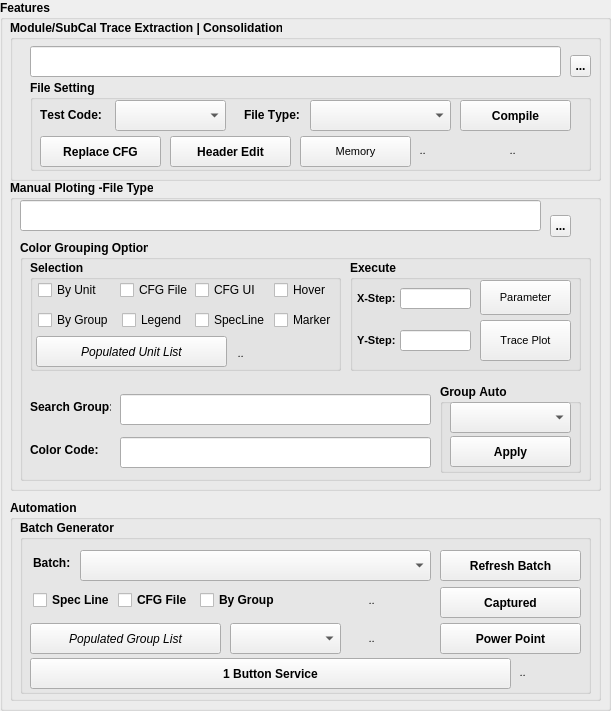
     <widget class="QGroupBox" name="ModuleCover_groupBox">
      <property name="geometry">
       <rect>
        <x>360</x>
        <y>10</y>
        <width>611</width>
        <height>711</height>
       </rect>
      </property>
      <property name="font">
       <font>
        <bold>true</bold>
        <kerning>true</kerning>
       </font>
      </property>
      <property name="title">
       <string>Features</string>
      </property>
      <widget class="QGroupBox" name="Module_groupBox">
       <property name="geometry">
        <rect>
         <x>10</x>
         <y>20</y>
         <width>591</width>
         <height>161</height>
        </rect>
       </property>
       <property name="font">
        <font>
         <bold>true</bold>
         <kerning>true</kerning>
        </font>
       </property>
       <property name="title">
        <string>Module/SubCal Trace Extraction | Consolidation</string>
       </property>
       <widget class="QLineEdit" name="ZipDir_lineEdit">
        <property name="geometry">
         <rect>
          <x>20</x>
          <y>26</y>
          <width>531</width>
          <height>31</height>
         </rect>
        </property>
        <property name="font">
         <font>
          <bold>true</bold>
          <kerning>true</kerning>
         </font>
        </property>
       </widget>
       <widget class="QToolButton" name="Extract_toolButton">
        <property name="geometry">
         <rect>
          <x>560</x>
          <y>35</y>
          <width>21</width>
          <height>22</height>
         </rect>
        </property>
        <property name="font">
         <font>
          <pointsize>9</pointsize>
          <bold>true</bold>
          <kerning>true</kerning>
         </font>
        </property>
        <property name="text">
         <string>...</string>
        </property>
       </widget>
       <widget class="QGroupBox" name="FileType_groupBox">
        <property name="geometry">
         <rect>
          <x>20</x>
          <y>60</y>
          <width>561</width>
          <height>91</height>
         </rect>
        </property>
        <property name="font">
         <font>
          <bold>true</bold>
          <kerning>false</kerning>
         </font>
        </property>
        <property name="title">
         <string>File Setting</string>
        </property>
        <widget class="QComboBox" name="fileType_comboBox">
         <property name="geometry">
          <rect>
           <x>280</x>
           <y>20</y>
           <width>141</width>
           <height>31</height>
          </rect>
         </property>
         <property name="font">
          <font>
           <bold>false</bold>
           <kerning>false</kerning>
          </font>
         </property>
        </widget>
        <widget class="QPushButton" name="compileButton">
         <property name="geometry">
          <rect>
           <x>430</x>
           <y>20</y>
           <width>111</width>
           <height>31</height>
          </rect>
         </property>
         <property name="autoFillBackground">
          <bool>false</bool>
         </property>
         <property name="text">
          <string>Compile</string>
         </property>
        </widget>
        <widget class="QPushButton" name="button_ReplaceCFG">
         <property name="geometry">
          <rect>
           <x>10</x>
           <y>56</y>
           <width>121</width>
           <height>31</height>
          </rect>
         </property>
         <property name="autoFillBackground">
          <bool>false</bool>
         </property>
         <property name="text">
          <string>Replace CFG</string>
         </property>
        </widget>
        <widget class="QLabel" name="Overwrite_Link">
         <property name="geometry">
          <rect>
           <x>390</x>
           <y>60</y>
           <width>81</width>
           <height>20</height>
          </rect>
         </property>
         <property name="font">
          <font>
           <pointsize>8</pointsize>
           <italic>true</italic>
           <bold>false</bold>
           <kerning>true</kerning>
          </font>
         </property>
         <property name="text">
          <string>..</string>
         </property>
        </widget>
        <widget class="QComboBox" name="TPType_comboBox">
         <property name="geometry">
          <rect>
           <x>85</x>
           <y>20</y>
           <width>111</width>
           <height>31</height>
          </rect>
         </property>
         <property name="font">
          <font>
           <bold>false</bold>
           <kerning>false</kerning>
          </font>
         </property>
        </widget>
        <widget class="QLabel" name="TestCode">
         <property name="geometry">
          <rect>
           <x>10</x>
           <y>24</y>
           <width>61</width>
           <height>21</height>
          </rect>
         </property>
         <property name="font">
          <font>
           <bold>true</bold>
           <kerning>false</kerning>
          </font>
         </property>
         <property name="text">
          <string>Test Code:</string>
         </property>
        </widget>
        <widget class="QLabel" name="FileType">
         <property name="geometry">
          <rect>
           <x>214</x>
           <y>24</y>
           <width>61</width>
           <height>21</height>
          </rect>
         </property>
         <property name="font">
          <font>
           <bold>true</bold>
           <kerning>false</kerning>
          </font>
         </property>
         <property name="text">
          <string>File Type:</string>
         </property>
        </widget>
        <widget class="QLabel" name="dataset_Link">
         <property name="geometry">
          <rect>
           <x>480</x>
           <y>60</y>
           <width>71</width>
           <height>20</height>
          </rect>
         </property>
         <property name="font">
          <font>
           <pointsize>8</pointsize>
           <italic>true</italic>
           <bold>false</bold>
           <kerning>true</kerning>
          </font>
         </property>
         <property name="text">
          <string>..</string>
         </property>
        </widget>
        <widget class="QPushButton" name="button_HeaderEdit">
         <property name="geometry">
          <rect>
           <x>140</x>
           <y>56</y>
           <width>121</width>
           <height>31</height>
          </rect>
         </property>
         <property name="autoFillBackground">
          <bool>false</bool>
         </property>
         <property name="text">
          <string>Header Edit</string>
         </property>
        </widget>
        <widget class="QPushButton" name="RefreshMemory_Button">
         <property name="geometry">
          <rect>
           <x>270</x>
           <y>56</y>
           <width>111</width>
           <height>31</height>
          </rect>
         </property>
         <property name="font">
          <font>
           <pointsize>8</pointsize>
           <bold>false</bold>
           <kerning>false</kerning>
          </font>
         </property>
         <property name="cursor">
          <cursorShape>ArrowCursor</cursorShape>
         </property>
         <property name="text">
          <string>Memory</string>
         </property>
         <property name="flat">
          <bool>false</bool>
         </property>
        </widget>
       </widget>
      </widget>
      <widget class="QGroupBox" name="ManualPloting_groupBox">
       <property name="geometry">
        <rect>
         <x>10</x>
         <y>180</y>
         <width>591</width>
         <height>311</height>
        </rect>
       </property>
       <property name="font">
        <font>
         <bold>true</bold>
         <kerning>true</kerning>
        </font>
       </property>
       <property name="title">
        <string>Manual Ploting -File Type</string>
       </property>
       <widget class="QLineEdit" name="Manual_lineEdit">
        <property name="geometry">
         <rect>
          <x>10</x>
          <y>20</y>
          <width>521</width>
          <height>31</height>
         </rect>
        </property>
        <property name="font">
         <font>
          <bold>true</bold>
          <kerning>true</kerning>
         </font>
        </property>
       </widget>
       <widget class="QToolButton" name="Plot_toolButton">
        <property name="geometry">
         <rect>
          <x>540</x>
          <y>35</y>
          <width>21</width>
          <height>22</height>
         </rect>
        </property>
        <property name="font">
         <font>
          <bold>true</bold>
          <kerning>true</kerning>
         </font>
        </property>
        <property name="text">
         <string>...</string>
        </property>
       </widget>
       <widget class="QGroupBox" name="ColorGroupOption_groupBox">
        <property name="geometry">
         <rect>
          <x>10</x>
          <y>60</y>
          <width>571</width>
          <height>241</height>
         </rect>
        </property>
        <property name="font">
         <font>
          <bold>true</bold>
          <kerning>false</kerning>
         </font>
        </property>
        <property name="title">
         <string>Color Grouping Option</string>
        </property>
        <widget class="QLineEdit" name="SearchRegex_lineEdit">
         <property name="geometry">
          <rect>
           <x>100</x>
           <y>154</y>
           <width>311</width>
           <height>31</height>
          </rect>
         </property>
        </widget>
        <widget class="QLabel" name="label">
         <property name="geometry">
          <rect>
           <x>10</x>
           <y>156</y>
           <width>81</width>
           <height>21</height>
          </rect>
         </property>
         <property name="font">
          <font>
           <bold>true</bold>
           <kerning>false</kerning>
          </font>
         </property>
         <property name="text">
          <string>Search Group:</string>
         </property>
        </widget>
        <widget class="QLineEdit" name="ColorCode_lineEdit">
         <property name="geometry">
          <rect>
           <x>100</x>
           <y>197</y>
           <width>311</width>
           <height>31</height>
          </rect>
         </property>
         <property name="text">
          <string/>
         </property>
        </widget>
        <widget class="QLabel" name="label_2">
         <property name="geometry">
          <rect>
           <x>10</x>
           <y>199</y>
           <width>81</width>
           <height>21</height>
          </rect>
         </property>
         <property name="font">
          <font>
           <bold>true</bold>
           <kerning>false</kerning>
          </font>
         </property>
         <property name="text">
          <string>Color Code:</string>
         </property>
        </widget>
        <widget class="QGroupBox" name="Execute_groupBox">
         <property name="geometry">
          <rect>
           <x>330</x>
           <y>20</y>
           <width>231</width>
           <height>111</height>
          </rect>
         </property>
         <property name="font">
          <font>
           <bold>true</bold>
           <kerning>false</kerning>
          </font>
         </property>
         <property name="title">
          <string>Execute</string>
         </property>
         <widget class="QPushButton" name="plotButton">
          <property name="geometry">
           <rect>
            <x>130</x>
            <y>60</y>
            <width>91</width>
            <height>41</height>
           </rect>
          </property>
          <property name="font">
           <font>
            <pointsize>8</pointsize>
            <bold>false</bold>
            <kerning>false</kerning>
           </font>
          </property>
          <property name="text">
           <string>Trace Plot</string>
          </property>
         </widget>
         <widget class="QPushButton" name="LoadButton">
          <property name="geometry">
           <rect>
            <x>130</x>
            <y>20</y>
            <width>91</width>
            <height>35</height>
           </rect>
          </property>
          <property name="font">
           <font>
            <pointsize>8</pointsize>
            <bold>false</bold>
            <kerning>false</kerning>
           </font>
          </property>
          <property name="cursor">
           <cursorShape>ArrowCursor</cursorShape>
          </property>
          <property name="text">
           <string>Parameter</string>
          </property>
          <property name="flat">
           <bool>false</bool>
          </property>
         </widget>
         <widget class="QLabel" name="XStep">
          <property name="geometry">
           <rect>
            <x>7</x>
            <y>28</y>
            <width>41</width>
            <height>21</height>
           </rect>
          </property>
          <property name="font">
           <font>
            <pointsize>8</pointsize>
            <bold>true</bold>
            <kerning>false</kerning>
           </font>
          </property>
          <property name="text">
           <string>X-Step:</string>
          </property>
         </widget>
         <widget class="QLabel" name="YStep">
          <property name="geometry">
           <rect>
            <x>7</x>
            <y>70</y>
            <width>41</width>
            <height>21</height>
           </rect>
          </property>
          <property name="font">
           <font>
            <pointsize>8</pointsize>
            <bold>true</bold>
            <kerning>false</kerning>
           </font>
          </property>
          <property name="text">
           <string>Y-Step:</string>
          </property>
         </widget>
         <widget class="QLineEdit" name="XsteplineEdit">
          <property name="geometry">
           <rect>
            <x>50</x>
            <y>28</y>
            <width>71</width>
            <height>21</height>
           </rect>
          </property>
          <property name="font">
           <font>
            <bold>true</bold>
            <kerning>true</kerning>
           </font>
          </property>
         </widget>
         <widget class="QLineEdit" name="YsteplineEdit">
          <property name="geometry">
           <rect>
            <x>50</x>
            <y>70</y>
            <width>71</width>
            <height>21</height>
           </rect>
          </property>
          <property name="font">
           <font>
            <bold>true</bold>
            <kerning>true</kerning>
           </font>
          </property>
         </widget>
        </widget>
        <widget class="QListView" name="listView">
         <property name="geometry">
          <rect>
           <x>-360</x>
           <y>-160</y>
           <width>301</width>
           <height>581</height>
          </rect>
         </property>
        </widget>
        <widget class="QGroupBox" name="Selection_groupBox">
         <property name="geometry">
          <rect>
           <x>10</x>
           <y>20</y>
           <width>311</width>
           <height>111</height>
          </rect>
         </property>
         <property name="font">
          <font>
           <bold>true</bold>
           <kerning>false</kerning>
          </font>
         </property>
         <property name="contextMenuPolicy">
          <enum>Qt::ContextMenuPolicy::DefaultContextMenu</enum>
         </property>
         <property name="title">
          <string>Selection</string>
         </property>
         <widget class="QCheckBox" name="cfgFile_checkBox">
          <property name="geometry">
           <rect>
            <x>90</x>
            <y>20</y>
            <width>71</width>
            <height>20</height>
           </rect>
          </property>
          <property name="font">
           <font>
            <bold>false</bold>
            <kerning>false</kerning>
           </font>
          </property>
          <property name="text">
           <string>CFG File</string>
          </property>
         </widget>
         <widget class="QCheckBox" name="ByUnit_checkBox">
          <property name="geometry">
           <rect>
            <x>8</x>
            <y>20</y>
            <width>71</width>
            <height>20</height>
           </rect>
          </property>
          <property name="font">
           <font>
            <bold>false</bold>
            <kerning>false</kerning>
           </font>
          </property>
          <property name="text">
           <string>By Unit</string>
          </property>
         </widget>
         <widget class="QCheckBox" name="Legend_checkBox">
          <property name="geometry">
           <rect>
            <x>92</x>
            <y>50</y>
            <width>61</width>
            <height>20</height>
           </rect>
          </property>
          <property name="font">
           <font>
            <bold>false</bold>
            <kerning>false</kerning>
           </font>
          </property>
          <property name="text">
           <string>Legend</string>
          </property>
         </widget>
         <widget class="QCheckBox" name="ByLot_checkBox">
          <property name="geometry">
           <rect>
            <x>8</x>
            <y>50</y>
            <width>81</width>
            <height>20</height>
           </rect>
          </property>
          <property name="font">
           <font>
            <bold>false</bold>
            <kerning>false</kerning>
           </font>
          </property>
          <property name="text">
           <string>By Group</string>
          </property>
         </widget>
         <widget class="QCheckBox" name="cfgUI_checkBox">
          <property name="geometry">
           <rect>
            <x>165</x>
            <y>20</y>
            <width>61</width>
            <height>20</height>
           </rect>
          </property>
          <property name="font">
           <font>
            <bold>false</bold>
            <kerning>false</kerning>
           </font>
          </property>
          <property name="text">
           <string>CFG UI</string>
          </property>
         </widget>
         <widget class="QCheckBox" name="SpecLine_checkBox">
          <property name="geometry">
           <rect>
            <x>165</x>
            <y>50</y>
            <width>71</width>
            <height>20</height>
           </rect>
          </property>
          <property name="font">
           <font>
            <bold>false</bold>
            <kerning>false</kerning>
           </font>
          </property>
          <property name="text">
           <string>SpecLine</string>
          </property>
         </widget>
         <widget class="QPushButton" name="PopulatedUnitList_button">
          <property name="geometry">
           <rect>
            <x>6</x>
            <y>76</y>
            <width>191</width>
            <height>31</height>
           </rect>
          </property>
          <property name="font">
           <font>
            <italic>true</italic>
            <bold>false</bold>
            <underline>false</underline>
            <strikeout>false</strikeout>
            <kerning>false</kerning>
           </font>
          </property>
          <property name="autoFillBackground">
           <bool>false</bool>
          </property>
          <property name="text">
           <string>Populated Unit List</string>
          </property>
         </widget>
         <widget class="QCheckBox" name="ManualHover_checkBox">
          <property name="geometry">
           <rect>
            <x>244</x>
            <y>20</y>
            <width>61</width>
            <height>20</height>
           </rect>
          </property>
          <property name="font">
           <font>
            <bold>false</bold>
            <kerning>false</kerning>
           </font>
          </property>
          <property name="text">
           <string>Hover</string>
          </property>
         </widget>
         <widget class="QLabel" name="ByUnit_Link">
          <property name="geometry">
           <rect>
            <x>208</x>
            <y>85</y>
            <width>81</width>
            <height>16</height>
           </rect>
          </property>
          <property name="font">
           <font>
            <pointsize>8</pointsize>
            <italic>true</italic>
            <bold>false</bold>
            <kerning>true</kerning>
           </font>
          </property>
          <property name="text">
           <string>..</string>
          </property>
         </widget>
         <widget class="QCheckBox" name="marker_checkBox">
          <property name="geometry">
           <rect>
            <x>244</x>
            <y>50</y>
            <width>61</width>
            <height>20</height>
           </rect>
          </property>
          <property name="font">
           <font>
            <bold>false</bold>
            <kerning>false</kerning>
           </font>
          </property>
          <property name="text">
           <string>Marker</string>
          </property>
         </widget>
        </widget>
        <widget class="QGroupBox" name="RegexControl_groupBox">
         <property name="geometry">
          <rect>
           <x>420</x>
           <y>144</y>
           <width>141</width>
           <height>89</height>
          </rect>
         </property>
         <property name="font">
          <font>
           <pointsize>9</pointsize>
           <bold>true</bold>
           <kerning>false</kerning>
          </font>
         </property>
         <property name="title">
          <string>Group Auto</string>
         </property>
         <widget class="QPushButton" name="LOTApplyButton">
          <property name="geometry">
           <rect>
            <x>10</x>
            <y>52</y>
            <width>121</width>
            <height>31</height>
           </rect>
          </property>
          <property name="cursor">
           <cursorShape>ArrowCursor</cursorShape>
          </property>
          <property name="text">
           <string>Apply</string>
          </property>
          <property name="flat">
           <bool>false</bool>
          </property>
         </widget>
         <widget class="QComboBox" name="FilterLotList_comboBox">
          <property name="geometry">
           <rect>
            <x>10</x>
            <y>18</y>
            <width>121</width>
            <height>31</height>
           </rect>
          </property>
          <property name="font">
           <font>
            <pointsize>9</pointsize>
            <bold>false</bold>
            <kerning>false</kerning>
           </font>
          </property>
         </widget>
        </widget>
       </widget>
      </widget>
      <widget class="QGroupBox" name="Automation_groupBox">
       <property name="geometry">
        <rect>
         <x>10</x>
         <y>500</y>
         <width>591</width>
         <height>201</height>
        </rect>
       </property>
       <property name="font">
        <font>
         <bold>true</bold>
         <kerning>true</kerning>
        </font>
       </property>
       <property name="title">
        <string>Automation</string>
       </property>
       <widget class="QGroupBox" name="Batch_groupBox">
        <property name="geometry">
         <rect>
          <x>10</x>
          <y>20</y>
          <width>571</width>
          <height>174</height>
         </rect>
        </property>
        <property name="font">
         <font>
          <bold>true</bold>
          <kerning>false</kerning>
         </font>
        </property>
        <property name="title">
         <string>Batch Generator</string>
        </property>
        <widget class="QComboBox" name="Generator_comboBox">
         <property name="geometry">
          <rect>
           <x>60</x>
           <y>30</y>
           <width>351</width>
           <height>31</height>
          </rect>
         </property>
        </widget>
        <widget class="QPushButton" name="CapturedButton">
         <property name="geometry">
          <rect>
           <x>420</x>
           <y>67</y>
           <width>141</width>
           <height>31</height>
          </rect>
         </property>
         <property name="text">
          <string>Captured</string>
         </property>
        </widget>
        <widget class="QPushButton" name="PPTButton">
         <property name="geometry">
          <rect>
           <x>420</x>
           <y>103</y>
           <width>141</width>
           <height>31</height>
          </rect>
         </property>
         <property name="text">
          <string>Power Point</string>
         </property>
        </widget>
        <widget class="QLabel" name="label_21">
         <property name="geometry">
          <rect>
           <x>13</x>
           <y>35</y>
           <width>41</width>
           <height>16</height>
          </rect>
         </property>
         <property name="font">
          <font>
           <bold>true</bold>
           <kerning>false</kerning>
          </font>
         </property>
         <property name="text">
          <string>Batch:</string>
         </property>
        </widget>
        <widget class="QCheckBox" name="AutoSpecLine_checkBox">
         <property name="geometry">
          <rect>
           <x>13</x>
           <y>70</y>
           <width>81</width>
           <height>20</height>
          </rect>
         </property>
         <property name="text">
          <string>Spec Line</string>
         </property>
        </widget>
        <widget class="QPushButton" name="ServiceButton">
         <property name="geometry">
          <rect>
           <x>10</x>
           <y>138</y>
           <width>481</width>
           <height>31</height>
          </rect>
         </property>
         <property name="font">
          <font>
           <bold>true</bold>
           <kerning>false</kerning>
          </font>
         </property>
         <property name="text">
          <string>1 Button Service</string>
         </property>
        </widget>
        <widget class="QPushButton" name="RefreshFirstButton">
         <property name="geometry">
          <rect>
           <x>420</x>
           <y>30</y>
           <width>141</width>
           <height>31</height>
          </rect>
         </property>
         <property name="text">
          <string>Refresh Batch</string>
         </property>
        </widget>
        <widget class="QCheckBox" name="AutoByLot_checkBox">
         <property name="geometry">
          <rect>
           <x>180</x>
           <y>70</y>
           <width>81</width>
           <height>20</height>
          </rect>
         </property>
         <property name="text">
          <string>By Group</string>
         </property>
        </widget>
        <widget class="QCheckBox" name="AutoByUnit_checkBox">
         <property name="geometry">
          <rect>
           <x>98</x>
           <y>70</y>
           <width>71</width>
           <height>20</height>
          </rect>
         </property>
         <property name="text">
          <string>CFG File</string>
         </property>
        </widget>
        <widget class="QPushButton" name="LotModuleButton">
         <property name="geometry">
          <rect>
           <x>10</x>
           <y>103</y>
           <width>191</width>
           <height>31</height>
          </rect>
         </property>
         <property name="font">
          <font>
           <italic>true</italic>
           <bold>false</bold>
           <kerning>false</kerning>
          </font>
         </property>
         <property name="text">
          <string>Populated Group List</string>
         </property>
        </widget>
        <widget class="QLabel" name="PPT_Link">
         <property name="geometry">
          <rect>
           <x>500</x>
           <y>144</y>
           <width>51</width>
           <height>16</height>
          </rect>
         </property>
         <property name="font">
          <font>
           <pointsize>8</pointsize>
           <italic>true</italic>
           <bold>false</bold>
           <kerning>true</kerning>
          </font>
         </property>
         <property name="text">
          <string>..</string>
         </property>
        </widget>
        <widget class="QLabel" name="Batch_Link">
         <property name="geometry">
          <rect>
           <x>349</x>
           <y>72</y>
           <width>61</width>
           <height>16</height>
          </rect>
         </property>
         <property name="font">
          <font>
           <pointsize>8</pointsize>
           <italic>true</italic>
           <bold>false</bold>
           <kerning>true</kerning>
          </font>
         </property>
         <property name="text">
          <string>..</string>
         </property>
        </widget>
        <widget class="QLabel" name="ByLot_Link">
         <property name="geometry">
          <rect>
           <x>349</x>
           <y>110</y>
           <width>71</width>
           <height>16</height>
          </rect>
         </property>
         <property name="font">
          <font>
           <pointsize>8</pointsize>
           <italic>true</italic>
           <bold>false</bold>
           <kerning>true</kerning>
          </font>
         </property>
         <property name="text">
          <string>..</string>
         </property>
        </widget>
        <widget class="QComboBox" name="GeneratorGroup_comboBox">
         <property name="geometry">
          <rect>
           <x>210</x>
           <y>103</y>
           <width>111</width>
           <height>31</height>
          </rect>
         </property>
        </widget>
       </widget>
      </widget>
     </widget>
